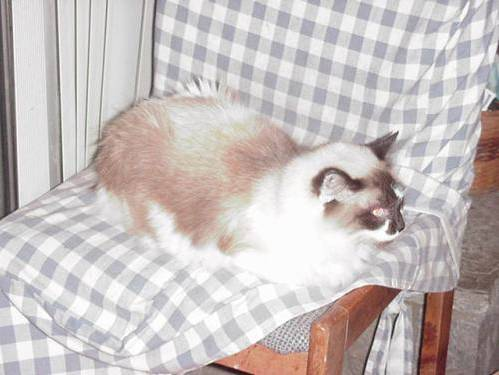
#> input picture data/raw/test_set/cats/cat.4011.jpg, 499 x 375 px, found by its file name; its folder holds 4 pictures in this run
$ jupyter execute --allow-errors CatsAndDogsClassifiers.ipynb
#> lines starting #> are read from the running program, lines starting #| are printed output that depends on the picture
# Bộ phân loại Mèo và Chó

## Mục lục

1. Tiền xử lý dữ liệu
2. Xây dựng mô hình
3. Huấn luyện mô hình
4. Đánh giá mô hình

[cell 1]
import os
import pickle
import numpy as np
import pandas as pd
import matplotlib.pyplot as plt
from skimage.io import imread
from skimage.transform import resize

## Một số hàm cần thiết:

1. Hàm tối ưu bộ nhớ: hàm này sẽ thiết lập kiểu dữ liệu cho các cột sao cho tối thiểu bộ nhớ được cấp phát giúp tối ưu cho dung lượng cho file

[cell 2]
# [23 lines left out: function reduce_mem_usage, not called in this run]

2. Hàm chuyển 2 ma trận X và ma trận Y thành 1 DataFrame

[cell 3]
# [9 lines left out: function to_dataframe, not called in this run]

3. Hàm lưu DataFrame

[cell 4]
def save(df,datapath):
    # Save the dataframe to a csv file
    df.to_pickle(datapath)

4. Hàm load DataFrame

[cell 5]
def load(datapath):
    df = pd.read_pickle(datapath)
    return df

### 1. Tiền sử lý dữ liệu

Hàm preprocess sẽ thực hiện các bước sau:

1. Load ảnh từ đường dẫn
2. Resize ảnh về kích thước 150,150,3
3. Trải ảnh thành mảng 1 chiều
4. Chuyển thành dataframe

-   Xử lý 1 ảnh

[cell 6]
def preprocessImg(img):
    img_resized = resize(img,(150,150,3))
    img_flat = img_resized.flatten()
    img_flat = np.array(img_flat)
    return img_resized, img_flat

[cell 7]
img_test = r"../data/raw/training_set/cats/cat.1.jpg"
#> (the rest of this cell did not finish here and is left out)

#> (a cell that did not finish here is left out)

#> (a cell that did not finish here is left out)

-   Xử lý nhiều ảnh

[cell 10]
def preprocess(rawpath):
    print("Preprocessing data..")

    DataDirectory = rawpath

    target = []
    flat_data = []
    # images = []

    Categories = ["cats","dogs"]

    for i in Categories:
        print("Category is:",i,"\tLabel encoded as:",Categories.index(i))
        # Encode categories cute puppy as 0, icecream cone as 1 and red rose as 2
        target_class = Categories.index(i)
        # Create data path for all folders under MinorProject
        path = os.path.join(DataDirectory,i)
        # Image resizing, to ensure all images are of same dimensions
        for img in os.listdir(path):
            img_array = imread(os.path.join(path,img))
            # Skimage normalizes the value of image
            img_resized, img_flat = preprocessImg(img_array)
            flat_data.append(img_flat)
            # images.append(img_resized)
            target.append(target_class)
        # Convert list to numpy array format
    flat_data = np.array(flat_data)
    # images = np.array(images)
    target = np.array(target)

    df = to_dataframe(flat_data,target)
    return df

[cell 11]
TrainPath = r"../data/raw/training_set"
#> TrainPath = '../data/raw/training_set'
#> (the rest of this cell did not finish here and is left out)

#> in preprocess, img_array is the input picture: shape (375, 499, 3); mean R, G, B 199.4, 191.5, 190.1
#> in preprocessImg, `img_resized = resize(img,(150,150,3))`:
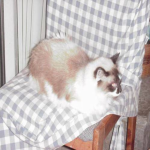
#> img_resized: shape (150, 150, 3) float64; mean R, G, B 0.782, 0.751, 0.746
df.head()
df.info()

Load data đã được process

[cell 12]
DataProcesed = r"../data/processed/trainingdata.p"
#> (the rest of this cell did not finish here and is left out)


#> (a cell that did not finish here is left out)

#> (a cell that did not finish here is left out)

#> (a cell that did not finish here is left out)

#> (a cell that did not finish here is left out)

### 2. Xây dựng mô hình

import các mô hình học máy

[cell 17]
from sklearn.ensemble import RandomForestClassifier
from sklearn.model_selection import GridSearchCV
from sklearn.neural_network import MLPClassifier
from sklearn.neighbors import KNeighborsClassifier
from sklearn.tree import DecisionTreeClassifier
from sklearn.linear_model import LogisticRegression
from sklearn.ensemble import StackingClassifier
from sklearn.ensemble import VotingClassifier

1. Voting

[cell 18]
class VotingModel:
    def __init__(self):
        self.model = None
        self.initialize()
    # [9 lines left out: function initialize, not called in this run]

    def fit(self,x_train,y_train):
        self.model.fit(x_train,y_train)

    def predict_proba(self,X):
        return self.model.predict_proba(X), self.model.classes_
    def predict(self,X):
        return self.model.predict(X), self.model.classes_

2. StackedModel:

[cell 19]
class StackedModel:
    def __init__(self):
        self.model = None
        self.initialize()

    # [8 lines left out: function initialize, not called in this run]

    def fit(self,x_train,y_train):
        self.model.fit(x_train,y_train)

    def predict_proba(self,X):
        return self.model.predict_proba(X), self.model.classes_

    def predict(self,X):
        return self.model.predict(X), self.model.classes_

3. LogisticRegression

[cell 20]
class LogisticRegressionModel:
    def __init__(self):
        self.model = None
        self.initialize()

    def initialize(self):
        self.model = LogisticRegression(max_iter=1000,random_state=42,verbose=3)

    def fit(self,X,y):
        self.model.fit(X,y)

    def predict_proba(self,X):
        return self.model.predict_proba(X), self.model.classes_

    def predict(self,X):
        return self.model.predict(X), self.model.classes_

4. DecisionTree

[cell 21]
class DecisionTreeModel:
    def __init__(self):
        self.model = []
        self.initialize()

    def initialize(self):
        self.model = DecisionTreeClassifier(max_features='sqrt')

    def fit(self,X,y):
        self.model.fit(X,y)

    def predict_proba(self,X):
        return self.model.predict_proba(X), self.model.classes_

    def predict(self,X):
        return self.model.predict(X), self.model.classes_

5. KNN

[cell 22]
class KNNModel:
    # [5 lines left out: function __init__, not called in this run]

    def initialize(self):
        self.cv = GridSearchCV(KNeighborsClassifier(), self.tuned_parameters, cv=5, verbose=3)

    def fit(self,x_train,y_train):
        self.cv.fit(x_train,y_train)
        self.model = self.cv.best_estimator_

    def predict_proba(self,X):
        return self.model.predict_proba(X), self.model.classes_

    def predict(self,X):
        return self.model.predict(X), self.model.classes_

6. MLP

[cell 23]
class MLPModel:
    # [5 lines left out: function __init__, not called in this run]

    def initialize(self):
        self.model = MLPClassifier(hidden_layer_sizes=(512,256,128,), max_iter=1000,activation='tanh',solver='sgd',random_state=42,early_stopping=True,learning_rate='adaptive',alpha=0.0001,verbose=True)

    def fit(self,x_train,y_train):
        self.model.fit(x_train,y_train)

    def predict_proba(self,X):
        return self.model.predict_proba(X), self.model.classes_

    def predict(self,X):
        return self.model.predict(X), self.model.classes

7. RandomForerst

[cell 24]
class RandomForestModel:
    def __init__(self):
        self.model = None
        self.initialize()

    def initialize(self):
        self.model = RandomForestClassifier(n_estimators=1000,verbose=10,random_state=42)

    def fit(self,X,y):
        self.model.fit(X,y)

    def predict_proba(self,X):
        return self.model.predict_proba(X), self.model.classes_

    def predict(self,X):
        return self.model.predict(X), self.model.classes_

8. Model chính

[cell 25]
class Model:
    # This class provides an interface for the model (while this is not
    # strictly needed for a Random Forest classifier, it shows an example
    # of how the class could be constructed if the model is bespoke)
    # [21 lines left out: functions __init__, initialize, not called in this run]

    def train(self,X,y):
        assert(self.model is not None)
        self.model.fit(X,y)

    def predict_proba(self,X):
        prediction,classes = self.model.predict_proba(X)
        return [prediction, classes]

    def predict(self,X):
        prediction,classes = self.model.predict(X)
        return [prediction, classes]

### 3. Huấn luyện mô hình

[cell 26]
modelType = "DecisionTree"

[cell 27]
def train(modelType):
    # Load the data
    filepath = DataProcesed

    print("loading data....")
    if(not os.path.exists(filepath)):
        df = preprocess("trainingdata")
    else:
        df = load(filepath)

    X = df.iloc[:,:-1]
    y = df.iloc[:,-1]

    # Train the model
    print("trainnning....")
    model = Model(modelType)
    model.train(X,y)

    return model

Train mô hình

#> (a cell that did not finish here is left out)
